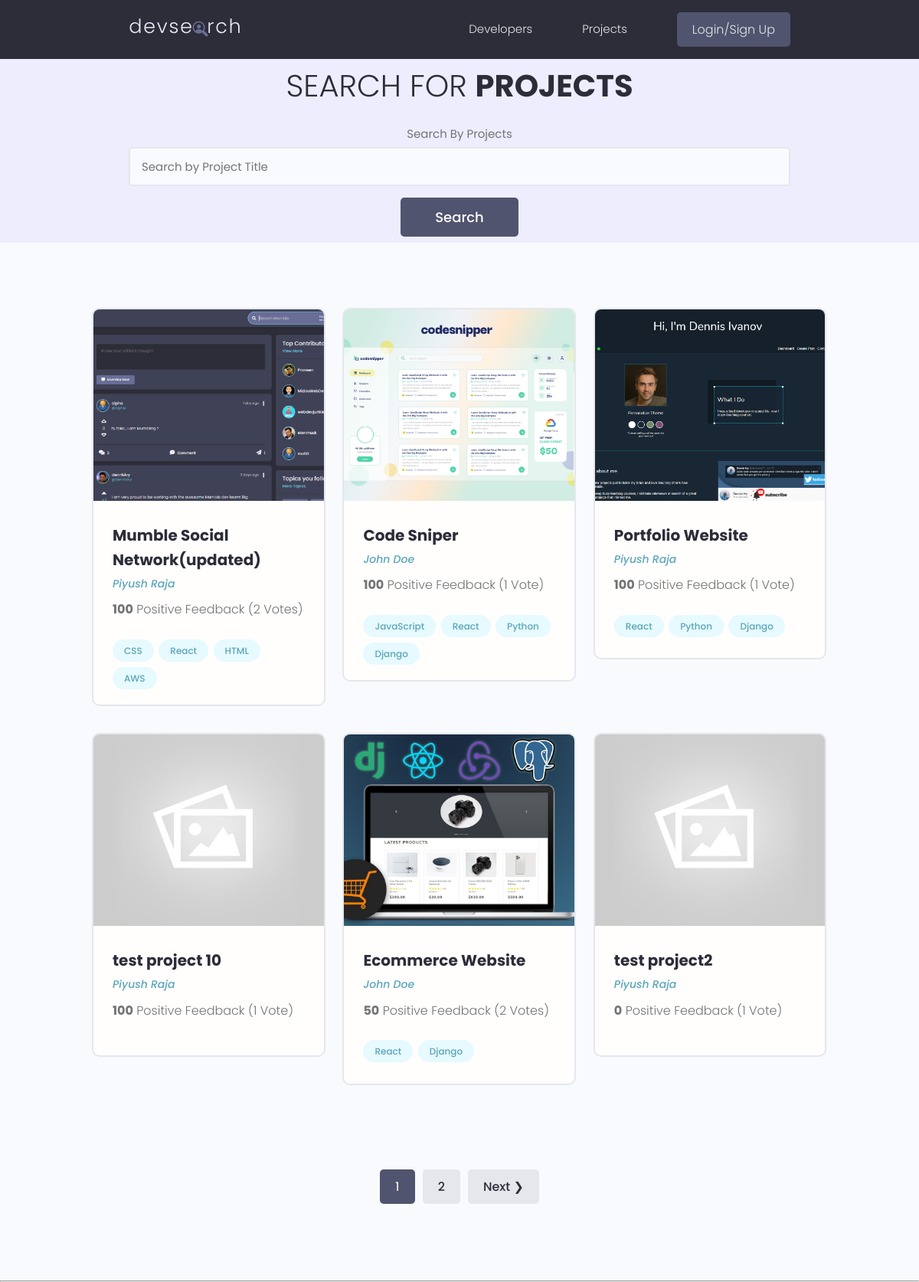
/projects/, run on the app's committed database.
### projects/models.py (models this page shows, shortened)
class Project(models.Model) :
    owner=models.ForeignKey(Profile, null=True,blank=True, on_delete=models.CASCADE)
    title= models.CharField(max_length=200)
    description=models.TextField(null=True, blank=True)
    featured_image=models.ImageField(null=True, blank=True,default="default.jpg")
    demo_link = models.CharField(max_length=2000, null=True,blank=True)
    source_link = models.CharField(max_length=2000,null=True,blank=True)
    tags=models.ManyToManyField('Tag', blank=True)
    vote_total=models.IntegerField(default=0,null=True,blank=True)
    vote_ratio=models.IntegerField(default=0,null=True,blank=True)
    created=models.DateTimeField(auto_now_add=True)
    id=models.UUIDField(default=uuid.uuid4,unique=True, primary_key=True,editable=False)
    class Meta :
        ordering = ['-vote_ratio','-vote_total','title'] # will give oldest first
    @property
    def imageURL(self) :
        try :
            url = self.featured_image.url
        except :
            url=''
        return url

class Tag(models.Model) :
    name=models.CharField(max_length=300)
    created=models.DateTimeField(auto_now_add=True)
    id=models.UUIDField(default=uuid.uuid4,unique=True, primary_key=True,editable=False)
    def __str__(self):
        return self.name

### users/models.py (models this page shows, shortened)
class Profile(models.Model) :
    user = models.OneToOneField(User, on_delete=models.CASCADE,null=True,blank=True)
    name=models.CharField(max_length=200,blank=True,null=True)
    email=models.EmailField(max_length=500, blank=True,null=True)
    username=models.CharField(max_length=200,blank=True,null=True)
    location=models.CharField(max_length=200,blank=True,null=True)
    short_intro=models.CharField(max_length=200,blank=True,null=True)
    bio = models.TextField(blank=True,null=True )
    profile_image=models.ImageField(null=True,blank=True,upload_to='profiles/',default="profiles/user-default.png")
    social_github=models.CharField(max_length=200,blank=True,null=True)
    social_twitter=models.CharField(max_length=200,blank=True,null=True)
    social_linkedin=models.CharField(max_length=200,blank=True,null=True)
    social_youtube=models.CharField(max_length=200,blank=True,null=True)
    social_website=models.CharField(max_length=200,blank=True,null=True)
    created=models.DateTimeField(auto_now_add=True)
    id=models.UUIDField(default=uuid.uuid4,unique=True,primary_key=True,editable=False)
    class Meta :
        ordering = ['created']

### projects/views.py (the view)
# urls.py: path('projects/', views.getProjects),
def projects(request) :
    projects, search_query =searchProjects(request)
    custom_range,projects =paginateProjects(request,projects,6)
    msg= 'Hello you are on the projects page'
    number=10
    context ={'projects' : projects, 'search_query' :search_query, 'custom_range':custom_range}
    return render(request,'projects/projects.html',context)

### projects/utils.py (called while the page is built)
def searchProjects(request) :
    search_query=''
    if request.GET.get('search_query') :
        search_query=request.GET.get('search_query')
    tags=Tag.objects.filter(name__icontains=search_query)
    projects =Project.objects.distinct().filter(
            Q(title__icontains=search_query) |
            Q(description__icontains=search_query) |
            Q(owner__name__icontains=search_query) |
            Q(tags__in=tags)
            )
    return projects,search_query

def paginateProjects(request, projects, results) :
    page=request.GET.get('page')
    paginator = Paginator(projects, results)
    try :
        projects = paginator.page(page)
    except PageNotAnInteger :
        page=1
        projects = paginator.page(page)
    except EmptyPage :
        page = paginator.num_pages
        projects = paginator.page(page)
    leftIndex = int(page) - 4
    if leftIndex < 1 :
        leftIndex=1
    rightIndex = int(page)+5
    if rightIndex>paginator.num_pages :
        rightIndex = paginator.num_pages
    custom_range=range(leftIndex,rightIndex)
    return custom_range,projects

### projects/templates/projects/projects.html (shortened to what this page needs)
{% extends 'main.html' %}
{% block content %}
<main class="projects">
    <section class="hero-section text-center">
      <div class="container container--narrow">
        <div class="hero-section__box">
          <h2>Search for <span>Projects</span></h2>
        </div>
        <div class="hero-section__search">
          <form class="searchForm" action="{% url 'projects' %}" method="get">
            <div class="form__field">
              <label for="formInput#search">Search By Projects </label>
              <input class="input input--text" id="formInput#search" type="text" name="search_query" value="{{search_query}}"
                placeholder="Search by Project Title" />
            </div>
            <input class="btn btn--sub btn--lg" type="submit" value="Search" />
          </form>
        </div>
      </div>
    </section>
    <section class="projectsList">
      <div class="container">
        <div class="grid grid--three">
            {% for project in projects %}
          <div class="column">
            <div class="card project">
              <a href="{% url 'project' project.id %}" class="project">
                <img class="project__thumbnail" src="{{ project.imageURL }}" alt="project thumbnail" />
                <div class="card__body">
                  <h3 class="project__title">{{project.title}}</h3>
                  <p><a class="project__author" href="{% url 'user-profile' project.owner.id %}">{{project.owner.name}}</a></p>
                  <p class="project--rating">
                    <span style="font-weight: bold;">{{project.vote_ratio}}</span> Positive
                    Feedback ({{project.vote_total}} Vote{{project.vote_total|pluralize:"s"}})
                  </p>
                  <div class="project__tags">
                    {% for tag in project.tags.all %}
                    <span class="tag tag--pill tag--main">
                      <small>{{tag}}</small>
                    </span>
                    {% endfor %}
                  </div>
                </div>
              </a>
            </div>
          </div>
          {% endfor %}
    </section>
    {% include 'pagination.html' with queryset=projects custom_range=custom_range search_query=search_query %}
  </main>
{% endblock content %}

### static/styles/app.css (style rules this page uses)
:root { --color-sub: #2d2d39; }
.btn--sub { background-color: var(--color-sub-light); }
.card { border: 2px solid var(--color-light); }
img { width: 100%; }
.hero-section { height: 40vh; display: flex; align-items: center; background-color: var(--color-sub); }
.hero-section__box { margin-bottom: 4rem; }
.hero-section__box > h2, .hero-section__box > h2 > span { font-size: 4rem; color: var(--color-light); line-height: 1.3; text-transform: uppercase; }
.hero-section__box > h2 { font-weight: 300; }
.hero-section__box > h2 > span { font-weight: 700; }
.project__author { font-size: 1.4rem; font-style: italic; }
.project--rating { margin-bottom: 1.6em; margin-top: .5em; }
.projects > .hero-section { background: var(--color-sub-lighter); height: 30vh; }
.projects .hero-section__box { margin-bottom: 2.5rem; }
.projects .hero-section__box > h2 { color: var(--color-sub); }
.projects .hero-section__box > h2 > span { font-weight: 700; color: var(--color-sub); }
.projectsList { margin-top: 8rem; }
.project__thumbnail { height: 25rem; object-fit: cover; object-position: top center; }
.project__title { font-size: 2rem; font-weight: 700; color: var(--color-sub); }

### static/uikit/styles/modules/_variables.css (style rules this page uses)
:root { --color-main: #5aa5b9; --color-main-light: #e6faff; --color-sub: #3f4156; --color-sub-light: #51546e; --color-sub-lighter: #ededfd; --color-text: #737373; --color-gray: #8b8b8b; --color-light: #e5e7eb; --color-light-gray: #767676; --color-bg: #f8fafd; --color-white: #fffefd; --color-white-light: #f3f3f3; --color-success: #359e64; --color-success-bg: #def8e8; --color-error: #fc4b0b; --color-error-bg: #fff2ee; --font-base: 'Poppins', arial, helvetica, 'Segoe UI', roboto, ubuntu, sans-serif; --font-monospace: 'Fira Code', 'Courier New', courier, monospace; --font-regular: 300; --font-medium: 500; --font-bold: 700; --generic-shadow: 1px 1px 5px #00000010; --generic-transition: all 0.3s ease-in-out; }

### static/uikit/styles/modules/_base.css (style rules this page uses)
* { margin: 0; padding: 0; box-sizing: border-box; text-rendering: optimizeLegibility; color: inherit; font-size: inherit; }
html { font-size: 50%; }
@media only screen and (min-width: 480px) { html { font-size: 56.25%; } }
@media only screen and (min-width: 1200px) { html { font-size: 62.5%; } }
body { line-height: 1.6; font-weight: 400; font-size: 1.5rem; color: var(--color-text); background-color: var(--color-bg); min-height: 100vh; }

### static/uikit/styles/modules/_typography.css (style rules this page uses)
* { font-family: var(--font-base); }
h2 { font-size: 3.6rem; font-weight: var(--font-bold); }
h3 { font-size: 3.2rem; font-weight: var(--font-medium); }
p, span, strong { font-size: 1.6rem; color: var(--color-text); font-weight: var(--font-regular); }
a { padding-bottom: 2px; text-decoration: none; display: inline-block; color: var(--color-main); font-weight: var(--font-medium); }

### static/uikit/styles/modules/_utilities.css (style rules this page uses)
.container { width: 92%; max-width: 165rem; margin: 0 auto; box-sizing: border-box; }
.container--narrow { width: 92%; max-width: 120rem; }
@media screen and (min-width: 1000px) { .container { width: 90%; } }
@media screen and (min-width: 1000px) { .container--narrow { width: 85%; } }
@media screen and (min-width: 1200px) { .container { width: 80%; } }
@media screen and (min-width: 1200px) { .container--narrow { width: 72%; } }
.text-center { text-align: center; }

### static/uikit/styles/modules/_button.css (style rules this page uses)
.btn { display: inline-block; position: relative; cursor: pointer; background-color: var(--color-light); font-weight: var(--font-medium); color: var(--color-sub); text-decoration: none; padding: 1rem 2rem; border-radius: 0.5rem; border: none; width: -webkit-fit-content; width: -moz-fit-content; width: fit-content; height: -webkit-fit-content; height: -moz-fit-content; height: fit-content; font-size: 1.6rem; outline-width: 0; outline-color: transparent; -webkit-backface-visibility: hidden; backface-visibility: hidden; transition: all 0.3s ease-in-out; }
.btn--sub { background-color: var(--color-sub); color: var(--color-white); }
.btn--lg { font-size: 1.8rem; padding: 1.2rem 4.5rem; }

### static/uikit/styles/modules/_card.css (style rules this page uses)
.card { border-radius: 1rem; background-color: var(--color-white); border: 1.5px solid var(--color-light); width: auto; height: auto; margin-top: 0.5rem; margin-bottom: 0.5rem; overflow: hidden; }
.card__body, .card__header { padding: 2rem 2.5rem; }

### data on the page
Project: imageURL (picture), title "Mumble Social Network(updated)", owner.name "Piyush Raja", vote_ratio "100", vote_total "2"
Tag: name "CSS"
Tag: name "React"
Tag: name "HTML"
Tag: name "AWS"
Project: imageURL (picture), title "Code Sniper", owner.name "John Doe", vote_ratio "100", vote_total "1"
Tag: name "JavaScript"
Tag: name "Python"
Tag: name "Django"
Project: imageURL (picture), title "Portfolio Website", owner.name "Piyush Raja", vote_ratio "100", vote_total "1"
Project: imageURL (placeholder picture), title "test project 10", owner.name "Piyush Raja", vote_ratio "100", vote_total "1"
Project: imageURL (picture), title "Ecommerce Website", owner.name "John Doe", vote_ratio "50", vote_total "2"
Project: imageURL (placeholder picture), title "test project2", owner.name "Piyush Raja", vote_ratio "0", vote_total "1"

### other printed values
{{ page }} "1"
{{ page }} "2"
